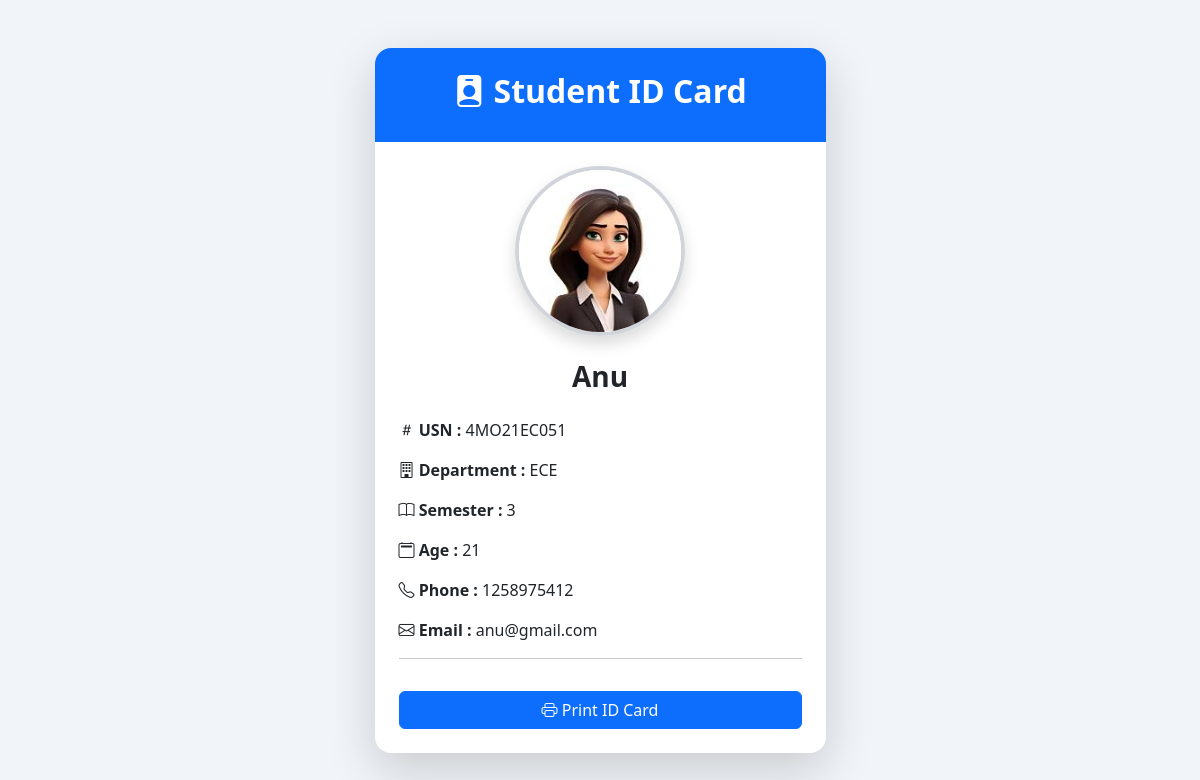
The page /student/2/ (signed in) on the database its author committed.
### home/models.py (models this page shows)
class Student(models.Model):
    user = models.ForeignKey(
    User,
    on_delete=models.CASCADE
    )
    email = models.EmailField()
    name = models.CharField(max_length=100)
    age = models.IntegerField()
    image = models.ImageField(upload_to='students/')
    usn = models.CharField(max_length=20)
    department = models.CharField(max_length=100)
    semester = models.IntegerField()
    phone = models.CharField(max_length=15)
    created_at = models.DateTimeField(default=now)

### home/views.py (the view)
# urls.py: path('student/<int:id>/', student_detail),
@login_required(login_url='/login/')
def student_detail(request, id):
    student = Student.objects.get(id=id)
    data = {
        'student': student
    }
    return render(
        request,
        'home/detail.html',
        data
    )

### home/templates/home/detail.html (shortened to what this page needs)
<!DOCTYPE html>
<html lang="en">
<head>
    <link href="https://cdn.jsdelivr.net/npm/bootstrap@5.3.3/dist/css/bootstrap.min.css" rel="stylesheet">
    <link
    rel="stylesheet"
    href="https://cdn.jsdelivr.net/npm/bootstrap-icons@1.11.3/font/bootstrap-icons.min.css">
</head>
<body style="background:#f1f5f9;">
<div class="container mt-5">
    <div class="row justify-content-center">
        <div class="col-md-5">
            <div class="card shadow-lg border-0 rounded-4 overflow-hidden">
                <div class="bg-primary text-white text-center p-4">
                    <h2 class="card-header-title">
                        <i class="bi bi-person-badge-fill"></i>
                        Student ID Card
                    </h2>
                </div>
                <div class="text-center mt-4">
                    {% if student.image %}
                    <img
                    src="{{ student.image.url }}"
                    class="rounded-circle shadow"
                    style="
                    width:170px;
                    height:170px;
                    object-fit:cover;
                    border:4px solid #d1d5db;
                    ">
                    {% endif %}
                </div>
                <div class="card-body p-4">
                    <h3 class="text-center mb-4 fw-bold">
                        {{ student.name }}
                    </h3>
                    <p>
                        <strong>
                            <i class="bi bi-hash"></i>
                            USN :
                        </strong>
                        {{ student.usn }}
                    </p>
                    <p>
                        <strong>
                            <i class="bi bi-building"></i>
                            Department :
                        </strong>
                        {{ student.department }}
                    </p>
                    <p>
                        <strong>
                            <i class="bi bi-book"></i>
                            Semester :
                        </strong>
                        {{ student.semester }}
                    </p>
                    <p>
                        <strong>
                            <i class="bi bi-calendar2"></i>
                            Age :
                        </strong>
                        {{ student.age }}
                    </p>
                    <p>
                        <strong>
                            <i class="bi bi-telephone"></i>
                            Phone :
                        </strong>
                        {{ student.phone }}
                    </p>
                    <p>
                        <strong>
                            <i class="bi bi-envelope"></i>
                            Email :
                        </strong>
                        {{ student.email }}
                    </p>
                    <hr>
                   <button
onclick="window.print()"
class="btn btn-primary w-100 mt-3"
>
    <i class="bi bi-printer"></i>
    Print ID Card
</button>
                </div>
            </div>
        </div>
    </div>
</div>
</body>
</html>

### home/templates/home/detail.html (style rules this page uses)
.card-header-title { color: white; font-weight: bold; }

### rows shown on the page
Student: image (picture), name "Anu", usn "4MO21EC051", department "ECE", semester "3", age "21", phone "1258975412", email "anu@gmail.com"
